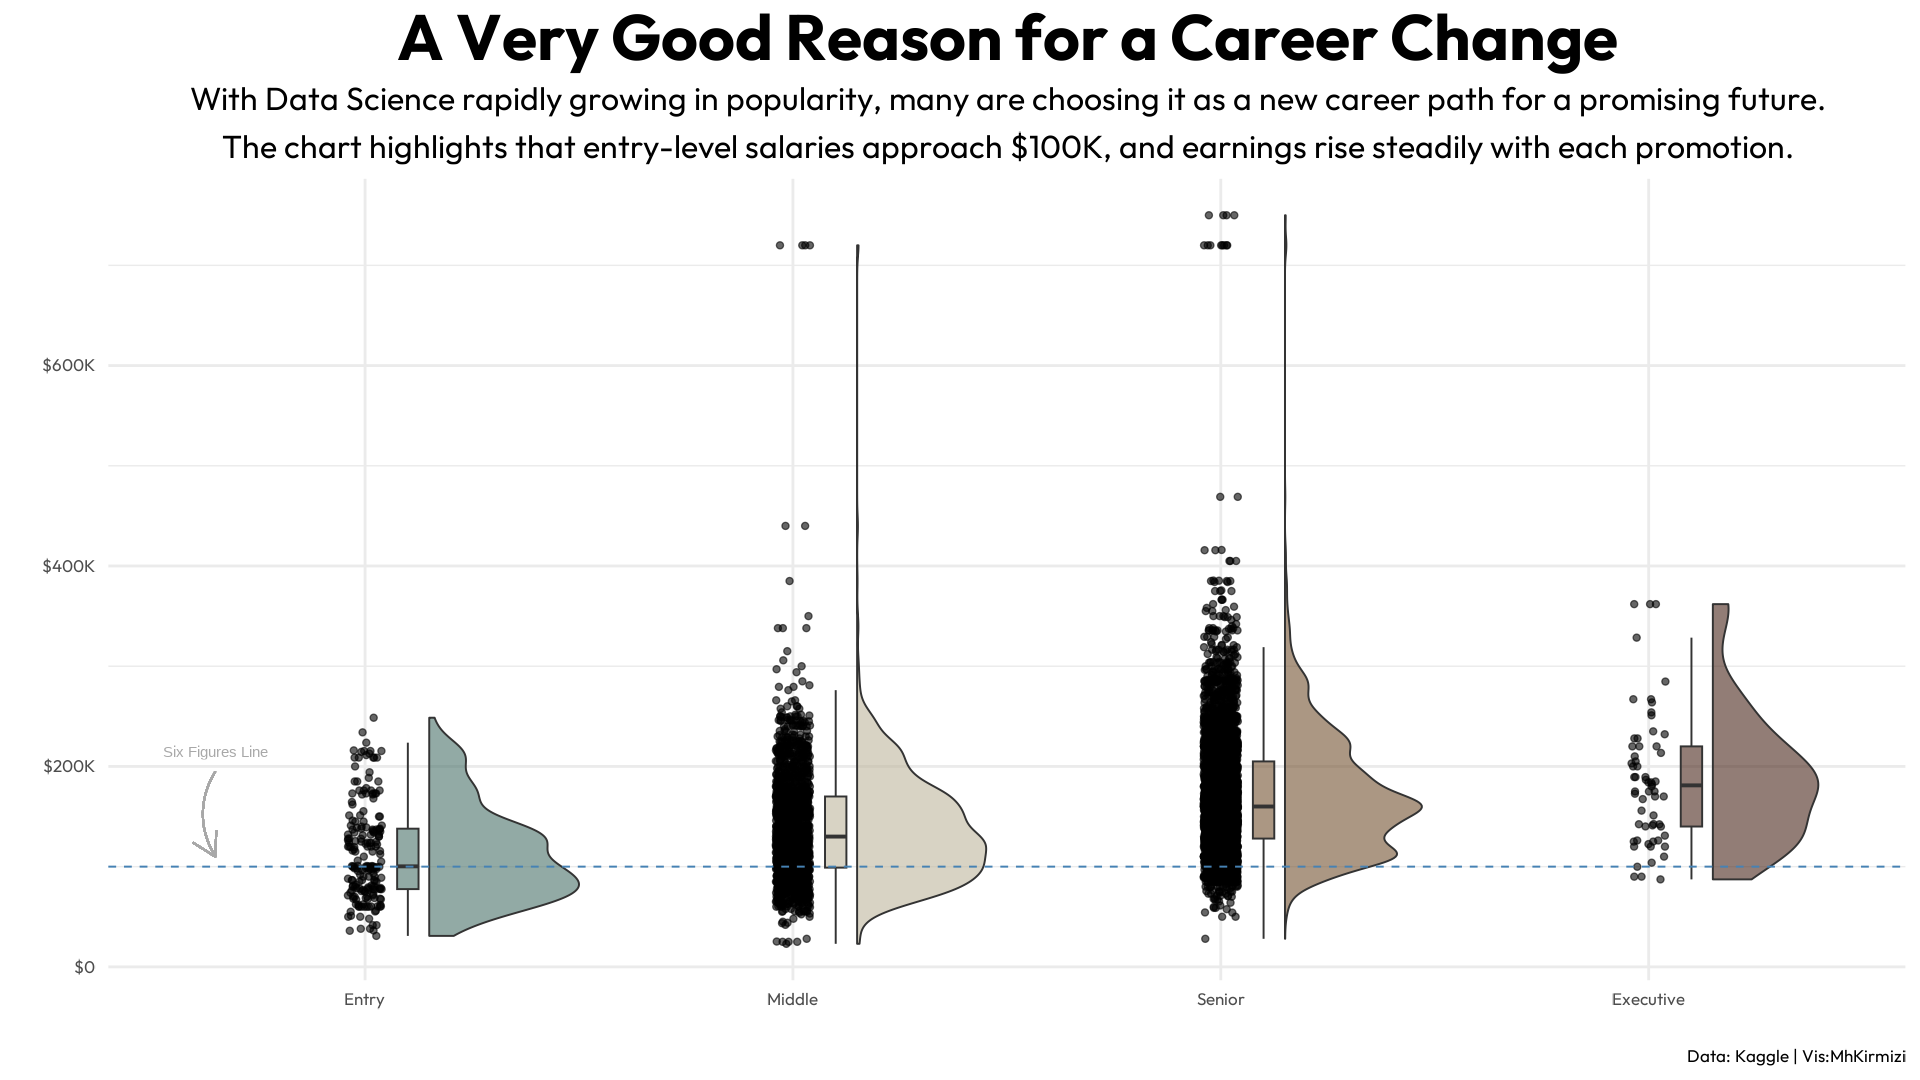

Here is the R script that generated this plot:
library(tidyverse)
library(showtext)
library(ggrain)
library(scales)
### Fonts
font_add_google('Outfit', 'Outfit')
showtext_auto()
### Text
title <- "A Very Good Reason for a Career Change"
subtitle <- "With Data Science rapidly growing in popularity, many are choosing it as a new career path for a promising future. \nThe chart highlights that entry-level salaries approach $100K, and earnings rise steadily with each promotion."
## Colors
hue <- c("Entry" = "#4A7169FF", "Middle" =  "#BEB59CFF", "Senior" = "#735231FF", "Executive" = "#49271BFF")
###
df <- read_csv("D:/ML/Kaggle/DS_Salaries/salaries.csv")
df <- df |> 
  filter(work_year == '2025' & job_title == "Data Scientist" & company_location == "US")

unique(df$experience_level)

df <- df |> 
  mutate(experience_level= factor(recode(experience_level, 
                "EN" = "Entry", 
                "MI" = "Middle", 
                "SE" = "Senior", 
                "EX" = "Executive"), 
         levels = c("Entry", "Middle", "Senior", "Executive"), 
         ordered = TRUE))

ggplot(df, aes(experience_level, salary_in_usd, fill = experience_level)) + 
  geom_rain(alpha = .6) +
  geom_hline(yintercept =  100000, linetype = 'dashed', color = 'steelblue') +
  scale_fill_manual(values = hue)+
  scale_y_continuous(labels = label_currency(prefix = "$", 
                                           scale_cut = cut_long_scale(space = FALSE))) +
  annotate("text", x = .65, y = 220000, 
           label = "Six Figures Line", vjust = 1, color= "grey66") +
  geom_curve(
    aes(x = .65, y = 195000, xend = .65, yend = 110000),
    arrow = arrow(length = unit(0.2, "in")),
    curvature = 0.3,
    color = "gray66"
  ) +
  labs(y = "", 
       x = "", 
       title = title,
       subtitle = subtitle,
       caption = "Data: Kaggle | Vis:MhKirmizi") +
  theme_minimal(base_family = "Outfit", base_size = 16) +
  theme(
    legend.position = "none", 
    plot.title = element_text(size = 48, hjust = .5, family = "Outfit", face = "bold"), 
    plot.subtitle = element_text(size = 24, hjust = .5), 
    plot.background = element_rect(fill = "white", colour = "white"), 
    panel.background = element_rect(fill = "white", colour = "white")
  )
ggsave("a_very_good_reason_for_a_career_change_ggplot.png", width = 1920, height = 1080, units = "px", dpi = 132)  
  
